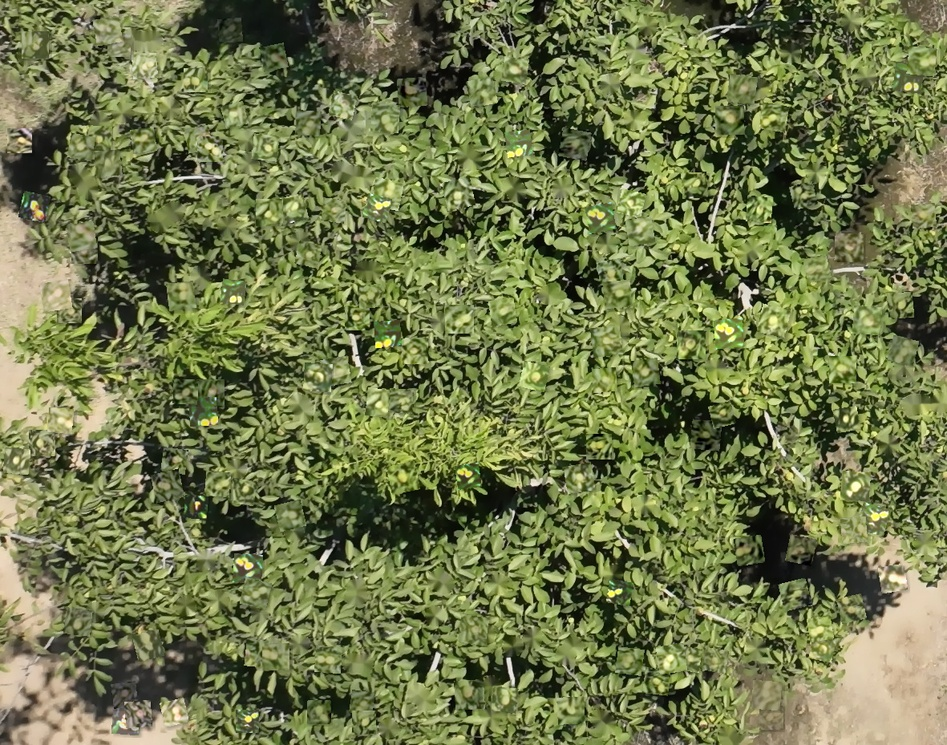
#> input picture 000033.jpg, 947 x 745 px, shrunk from 1181 x 929 before the run
$ python -i visualize_placement.py   (imports and definitions only)
#> lines starting #> are read from the running program, lines starting #| are printed output that depends on the picture; after the words box and inside, x2 and y2 are one past the last pixel; in counts of white or black regions, pixels touching at a corner belong together
#> further down, picture is the input picture: shape (745, 947, 3); mean B, G, R 74.7, 119.5, 111.5
#!/usr/bin/env python3
"""
Visualize placement masks for canopy plates (where walnuts can be placed). Loads canopy images,
builds the same placement mask used in synthesis, and saves overlay images for inspection.

How to run:
  python visualize_placement.py --canopy_plates path/to/canopy_plates [--output_dir placement_visualization]

Use --help for options. Run from synthetic_pipeline_code/.
"""

import os
import cv2
import numpy as np
import argparse
from pathlib import Path

# [37 lines left out: function visualize_placement_masks, not called in this run]

def create_placement_mask(image: np.ndarray) -> np.ndarray:
    """Create placement mask using the same logic as the pipeline"""

    # Convert to different color spaces for better analysis
    hsv = cv2.cvtColor(image, cv2.COLOR_BGR2HSV)
#> hsv: shape (745, 947, 3); mean H, S, V 35.7, 111.9, 121
    gray = cv2.cvtColor(image, cv2.COLOR_BGR2GRAY)

    # Create mask for green foliage areas
    lower_green = np.array([35, 40, 40])   # Lower bound for green
    upper_green = np.array([85, 255, 255]) # Upper bound for green
    green_mask = cv2.inRange(hsv, lower_green, upper_green)
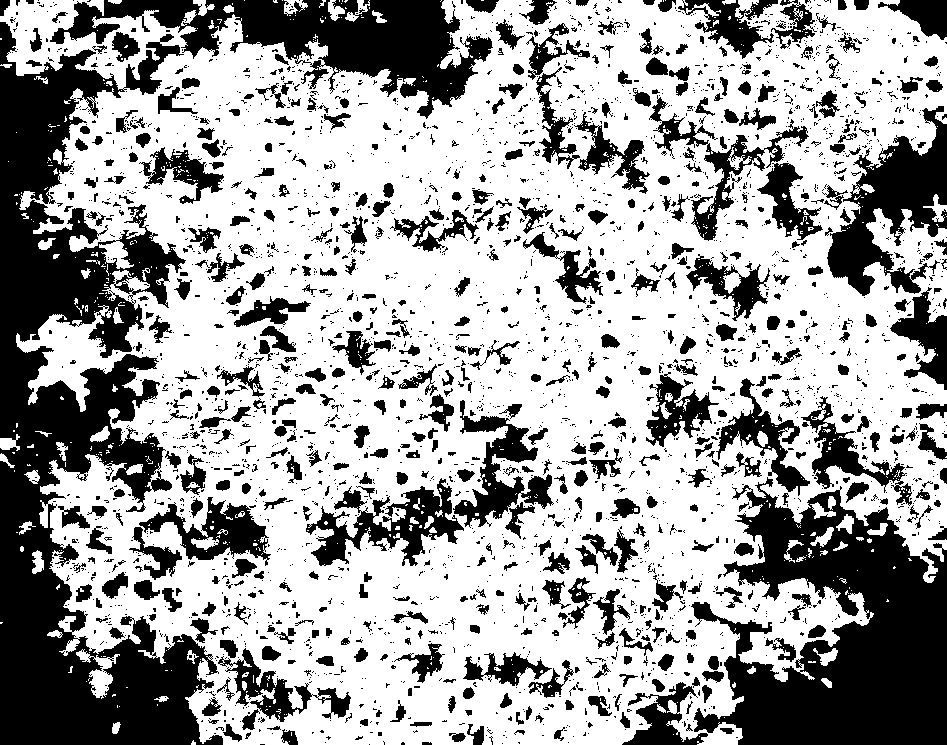
#> green_mask: shape (745, 947); 64% white; 3160 black regions (2548 under 20 px), largest, box (x1, y1, x2, y2) and area: (0, 22, 223, 745) 71183, (691, 477, 947, 745) 39319, (50, 0, 493, 119) 19820

    # Create mask for bright areas (avoid shadows)
    brightness_threshold = 80
    bright_mask = gray > brightness_threshold
#> bright_mask: shape (745, 947) bool; 69% white; 3737 black regions (2758 under 20 px), largest, box (x1, y1, x2, y2) and area: (296, 441, 560, 567) 12623, (174, 0, 372, 116) 10900, (71, 624, 354, 740) 10351

    # Create mask for areas with good contrast
    kernel = np.ones((5, 5), np.float32) / 25
    local_mean = cv2.filter2D(gray.astype(np.float32), -1, kernel)
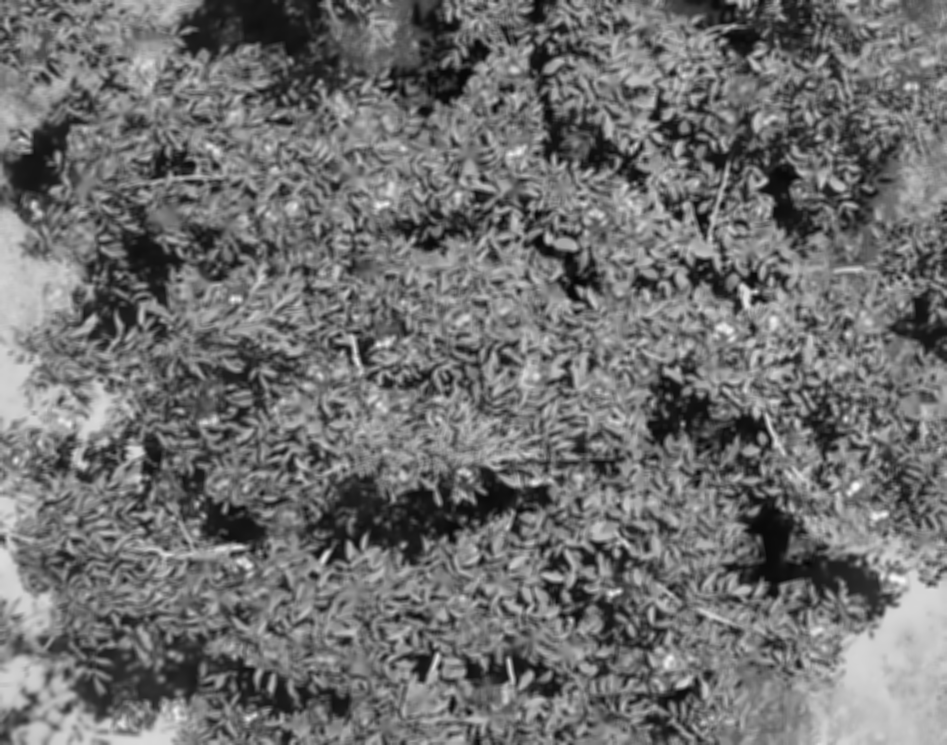
#> local_mean: shape (745, 947) float32; min 4.92, max 247.6, mean 112
    local_variance = cv2.filter2D((gray.astype(np.float32) - local_mean) ** 2, -1, kernel)
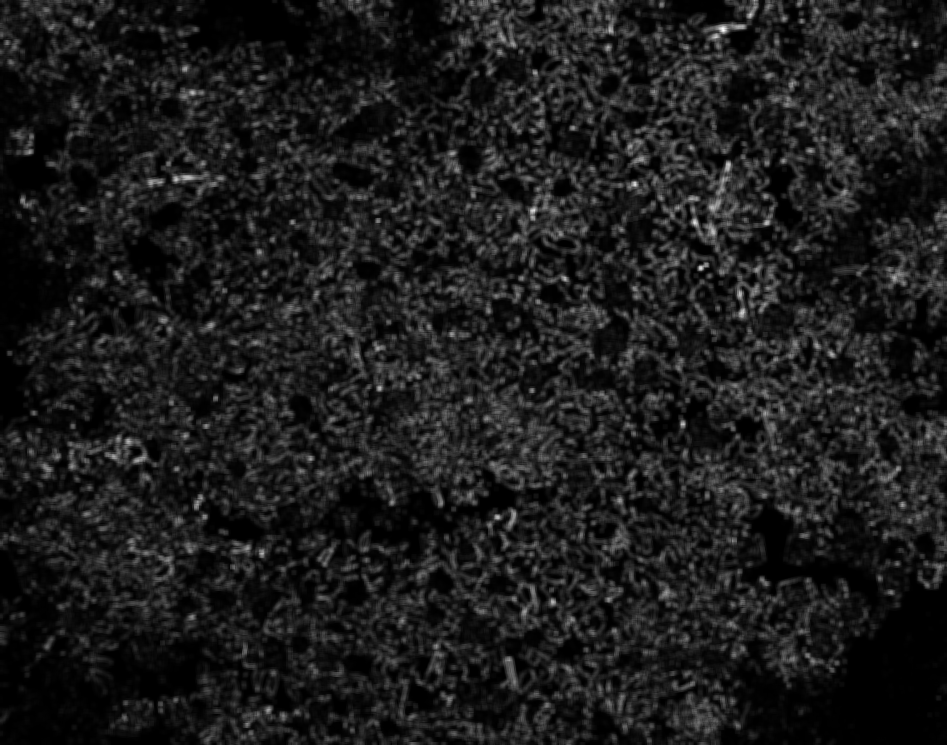
#> local_variance: shape (745, 947) float32; min 0.00518, max 5406.4, mean 601.8; drawn with min black and max white
    local_std = np.sqrt(local_variance)
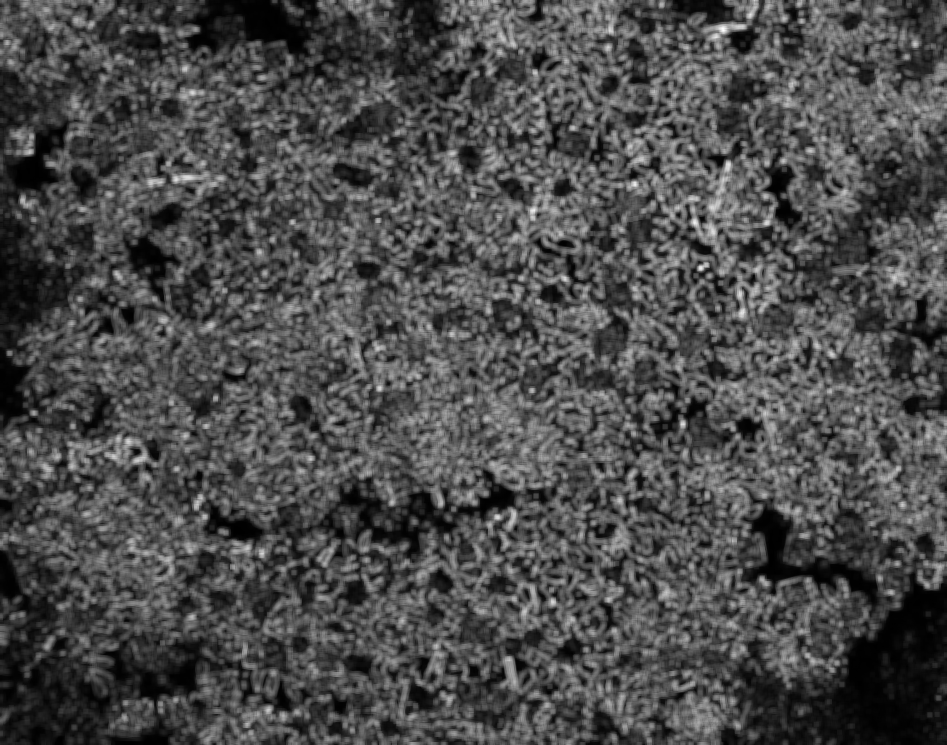
#> local_std: shape (745, 947) float32; min 0.072, max 73.53, mean 21.9; drawn with min black and max white
    texture_mask = local_std > 15
#> texture_mask: shape (745, 947) bool; 71.5% white; 2136 black regions (1380 under 20 px), largest, box (x1, y1, x2, y2) and area: (0, 542, 313, 745) 21733, (719, 556, 947, 745) 21632, (0, 67, 114, 440) 16120

    # Combine all conditions
    placement_mask = green_mask & bright_mask & texture_mask
#> placement_mask: shape (745, 947); values 0 (black) and 1 (white), 38.6% white; 1470 white regions (1163 under 20 px), largest, box (x1, y1, x2, y2) and area: (122, 0, 947, 745) 217118, (50, 463, 181, 612) 4658, (45, 110, 197, 226) 4040

    # Morphological operations
    kernel = cv2.getStructuringElement(cv2.MORPH_ELLIPSE, (5, 5))
    placement_mask = cv2.morphologyEx(placement_mask, cv2.MORPH_CLOSE, kernel)
#> placement_mask: shape (745, 947); values 0 (black) and 1 (white), 53.1% white; 1096 black regions (201 under 20 px), largest, box (x1, y1, x2, y2) and area: (0, 0, 492, 745) 103958, (695, 484, 947, 745) 41987, (286, 424, 557, 569) 12913
    placement_mask = cv2.morphologyEx(placement_mask, cv2.MORPH_OPEN, kernel)
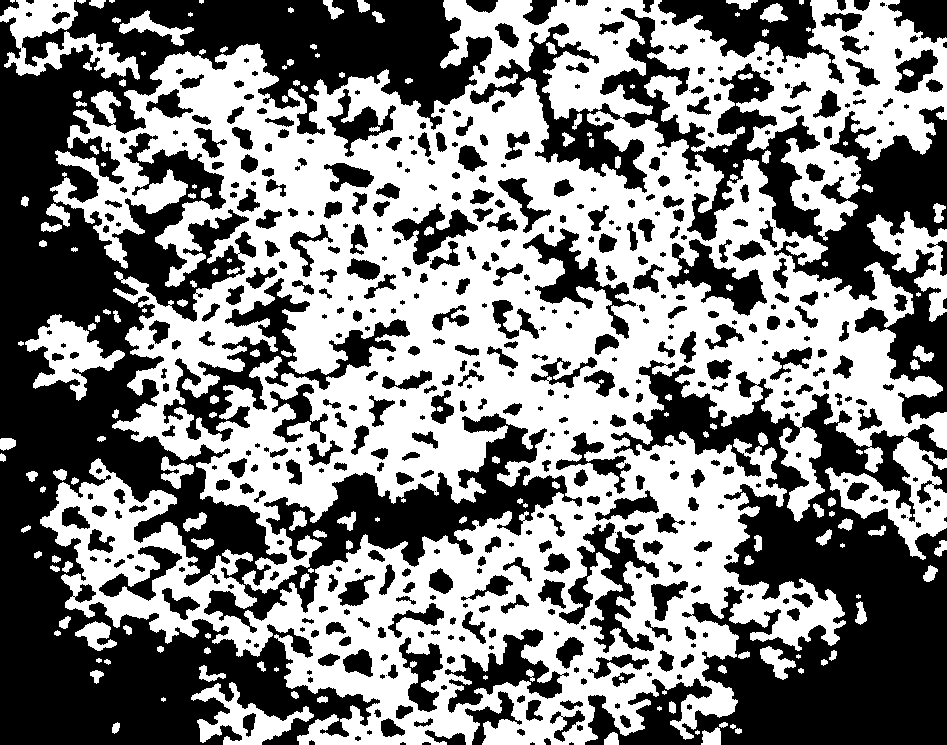
#> placement_mask: shape (745, 947); values 0 (black) and 1 (white), 50.4% white; 529 black regions (112 under 20 px)

    # Remove small regions
    contours, _ = cv2.findContours(placement_mask, cv2.RETR_EXTERNAL, cv2.CHAIN_APPROX_SIMPLE)
#> contours = 156 contours, 50 with area under 20; largest, box (x1, y1, x2, y2) and area: (40, 0, 947, 745) 413616, (0, 0, 140, 80) 4078, (25, 314, 125, 401) 3334, (867, 211, 947, 322) 3008, (191, 682, 314, 745) 2756
    min_area = 500

    final_mask = np.zeros_like(placement_mask)
    for contour in contours:
        if cv2.contourArea(contour) > min_area:
            cv2.fillPoly(final_mask, [contour], 255)
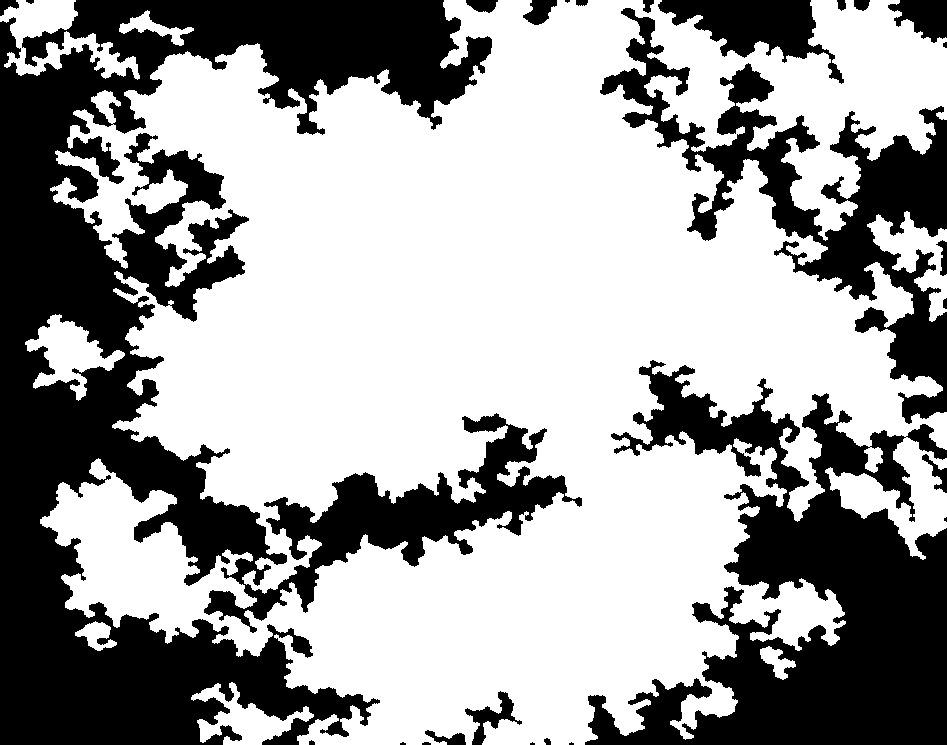
#> final_mask: shape (745, 947); 62.2% white; 27 black regions (5 under 20 px), largest, box (x1, y1, x2, y2) and area: (0, 0, 582, 745) 158693, (585, 360, 947, 745) 64008, (600, 8, 947, 424) 32293

    return final_mask

# [82 lines left out: functions visualize_synthetic_placements, main, not called in this run]

# [2 lines not run here, left out]

>>> import cv2
>>> picture = cv2.imread('../000033.jpg')
>>> result = create_placement_mask(picture)

$ run again, on DJI_20250820112813_0489_D_crop_003_detections.jpg
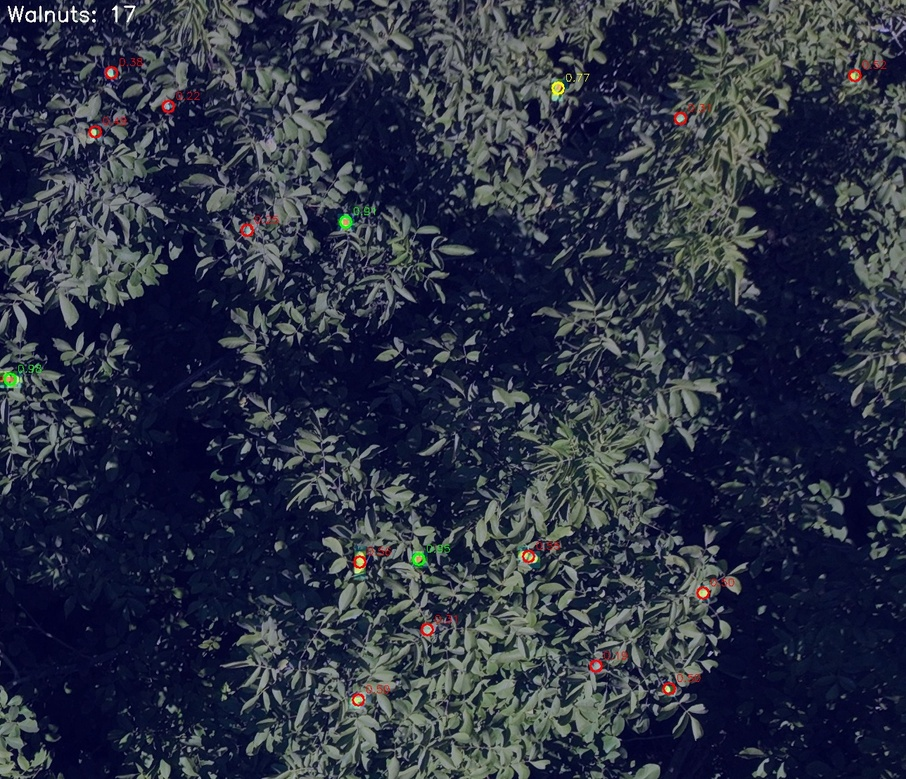
#> input picture DJI_20250820112813_0489_D_crop_003_detections.jpg, 906 x 779 px, shrunk from 1288 x 1108 before the run
#> picture is the input picture: shape (779, 906, 3); mean B, G, R 66.3, 48.5, 43
#> hsv: shape (779, 906, 3); mean H, S, V 104.8, 131.1, 68.4
#> in create_placement_mask, `green_mask = cv2.inRange(hsv, lower_green, upper_green)`:
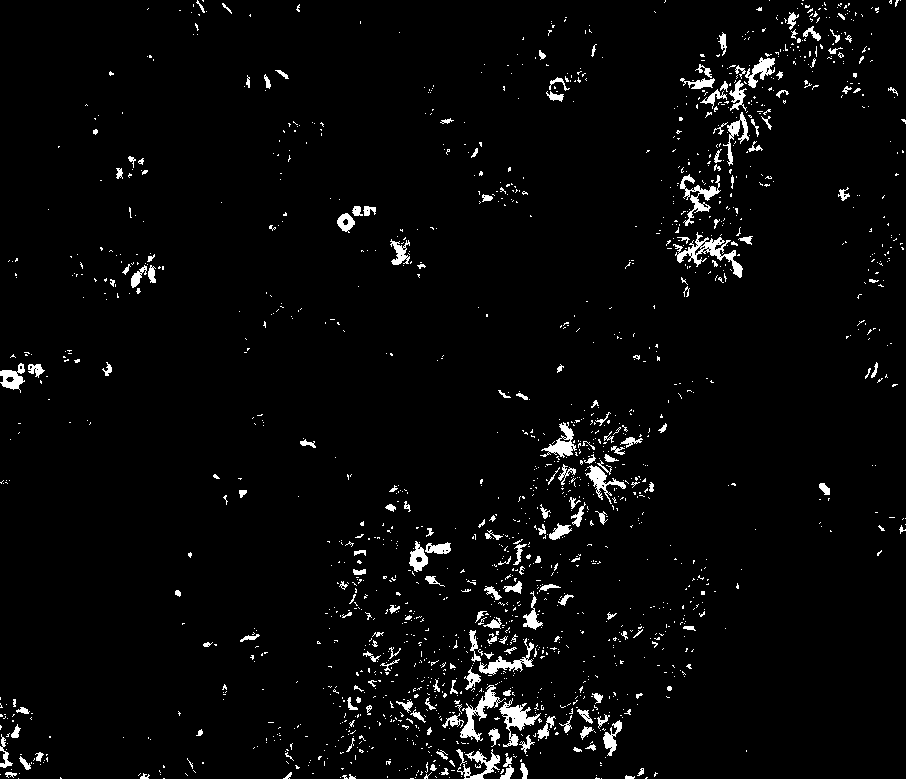
#> green_mask: shape (779, 906); 3.2% white; 1676 white regions (1474 under 20 px), largest, box (x1, y1, x2, y2) and area: (673, 232, 743, 278) 840, (460, 685, 506, 742) 677, (499, 698, 541, 747) 669
#> bright_mask: shape (779, 906) bool; 25.3% white; 2509 white regions (1914 under 20 px), largest, box (x1, y1, x2, y2) and area: (330, 509, 671, 779) 26133, (654, 0, 855, 306) 14143, (406, 0, 570, 235) 11895
#> texture_mask: shape (779, 906) bool; 46.6% white; 627 white regions (212 under 20 px), largest, box (x1, y1, x2, y2) and area: (186, 0, 906, 779) 158565, (0, 0, 608, 502) 109509, (373, 329, 489, 470) 4737
#> in create_placement_mask, `placement_mask = cv2.morphologyEx(placement_mask, cv2.MORPH_OPEN, kern..`:
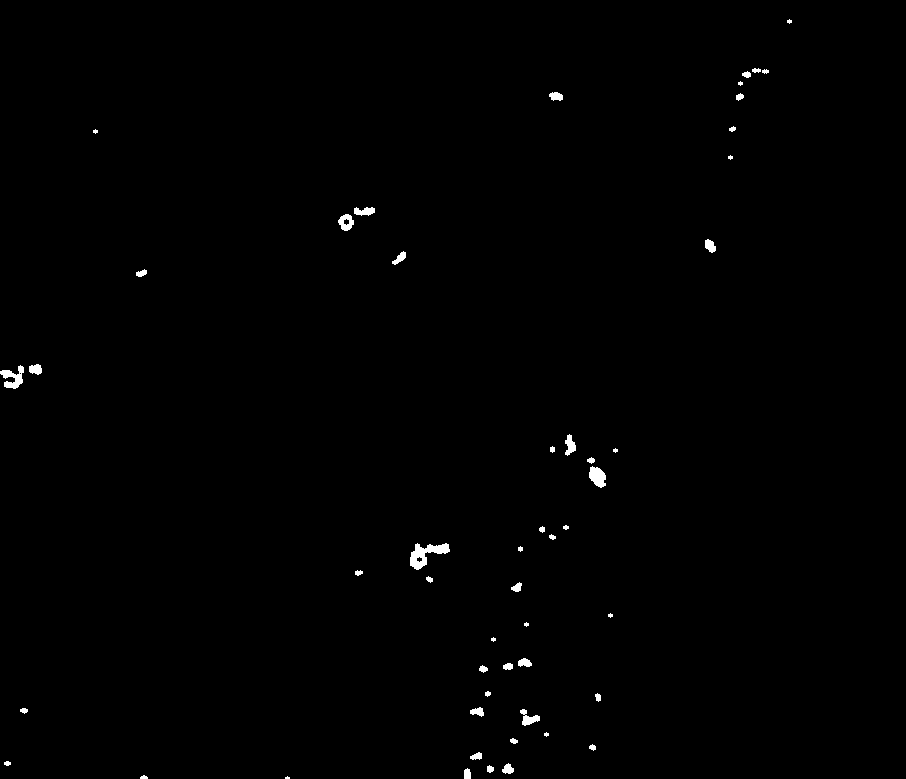
#> placement_mask: shape (779, 906); values 0 (black) and 1 (white), 0.5% white; 51 white regions (10 under 20 px)
#> contours = 51 contours, 19 with area under 20; largest, box (x1, y1, x2, y2) and area: (410, 543, 450, 570) 450, (0, 365, 24, 389) 239, (589, 466, 606, 488) 229, (338, 214, 354, 231) 169, (520, 709, 540, 726) 132
#> the loop in create_placement_mask, `for contour in contours:` made 51 passes
